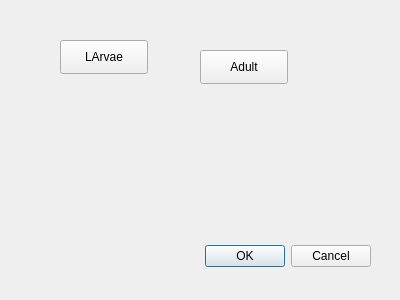
<?xml version="1.0" encoding="UTF-8"?>
<ui version="4.0">
 <class>Dialog</class>
 <widget class="QDialog" name="Dialog">
  <property name="geometry">
   <rect>
    <x>0</x>
    <y>0</y>
    <width>400</width>
    <height>300</height>
   </rect>
  </property>
  <property name="windowTitle">
   <string>Dialog</string>
  </property>
  <widget class="QDialogButtonBox" name="buttonBox">
   <property name="geometry">
    <rect>
     <x>30</x>
     <y>240</y>
     <width>341</width>
     <height>32</height>
    </rect>
   </property>
   <property name="orientation">
    <enum>Qt::Horizontal</enum>
   </property>
   <property name="standardButtons">
    <set>QDialogButtonBox::Cancel|QDialogButtonBox::Ok</set>
   </property>
  </widget>
  <widget class="QPushButton" name="pushButton">
   <property name="geometry">
    <rect>
     <x>60</x>
     <y>40</y>
     <width>88</width>
     <height>34</height>
    </rect>
   </property>
   <property name="text">
    <string>LArvae</string>
   </property>
  </widget>
  <widget class="QPushButton" name="pushButton_2">
   <property name="geometry">
    <rect>
     <x>200</x>
     <y>50</y>
     <width>88</width>
     <height>34</height>
    </rect>
   </property>
   <property name="text">
    <string>Adult</string>
   </property>
  </widget>
 </widget>
 <resources/>
 <connections>
  <connection>
   <sender>buttonBox</sender>
   <signal>accepted()</signal>
   <receiver>Dialog</receiver>
   <slot>accept()</slot>
   <hints>
    <hint type="sourcelabel">
     <x>248</x>
     <y>254</y>
    </hint>
    <hint type="destinationlabel">
     <x>157</x>
     <y>274</y>
    </hint>
   </hints>
  </connection>
  <connection>
   <sender>buttonBox</sender>
   <signal>rejected()</signal>
   <receiver>Dialog</receiver>
   <slot>reject()</slot>
   <hints>
    <hint type="sourcelabel">
     <x>316</x>
     <y>260</y>
    </hint>
    <hint type="destinationlabel">
     <x>286</x>
     <y>274</y>
    </hint>
   </hints>
  </connection>
 </connections>
</ui>
